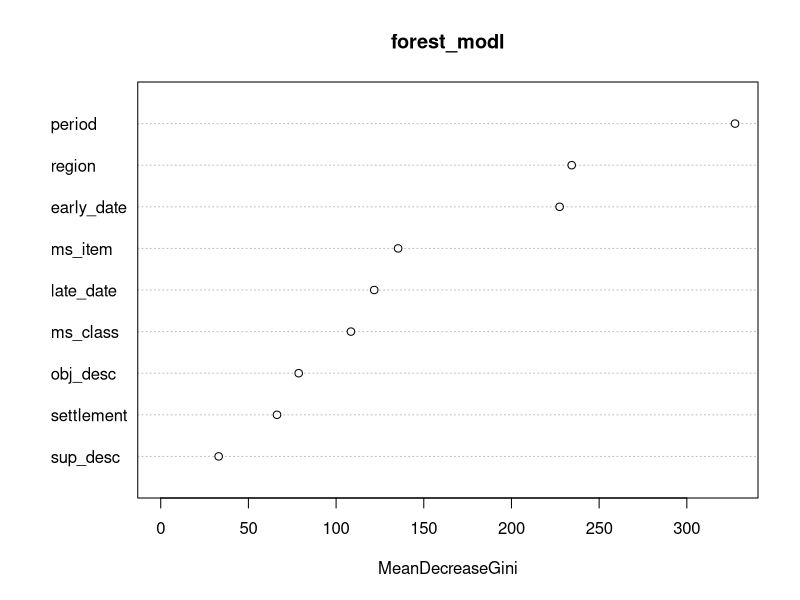
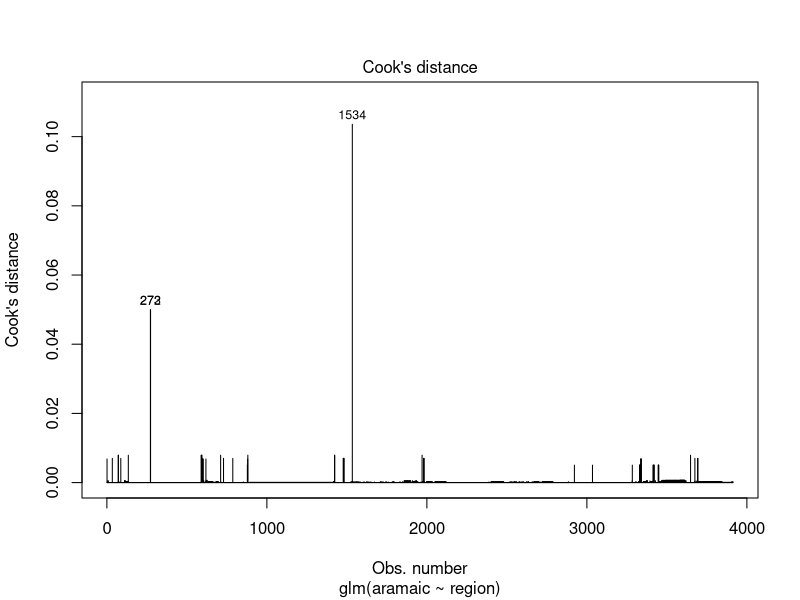

These charts were generated, in order, by the following R code:
## ---- chunk 1
library(tidyverse)
library(randomForest)
library(caret)

setwd("~/Documents/iip-texts")

iip_data = read_csv("manuscript_data.csv")

df = iip_data %>%
  mutate(aramaic = as.factor(ifelse(main_lang == "arc", 1, 0))) %>%
  select(-c(main_lang, name, geo_place)) %>%
  filter(region != "Unknown") %>%
  na.omit()

# Splitting data into testing and training data sets
n = nrow(df)
test_index = sample.int(n, size=round(.2*n))
df_train = df[-test_index,]
df_test = df[test_index,]

# Creating a general formula for models
formula = as.formula(aramaic~.)
## ---- chunk 2
# Running the forest with 500 tress and 5 tries
forest_modl = randomForest(formula, data = df_train,
                          ntree = 500, mtry = 5)
forest_modl
## ---- chunk 3
# Predicting and testing the accuracy
bag_preds <- predict(forest_modl, df_test)

# Creating the confusion matrix for the test
confusion <- caret::confusionMatrix(as.factor(bag_preds),
                                    as.factor(df_test$aramaic))
confusion
## ---- chunk 4
# Feature Importance table
importance(forest_modl)

# Feature Importance plot
varImpPlot(forest_modl)
## ---- chunk 5
region_lm_modl = glm(aramaic~region, df, family="binomial")

summary(region_lm_modl)
## ---- chunk 6
plot(region_lm_modl, which = 4, id.n = 3)

unique(df$region)
